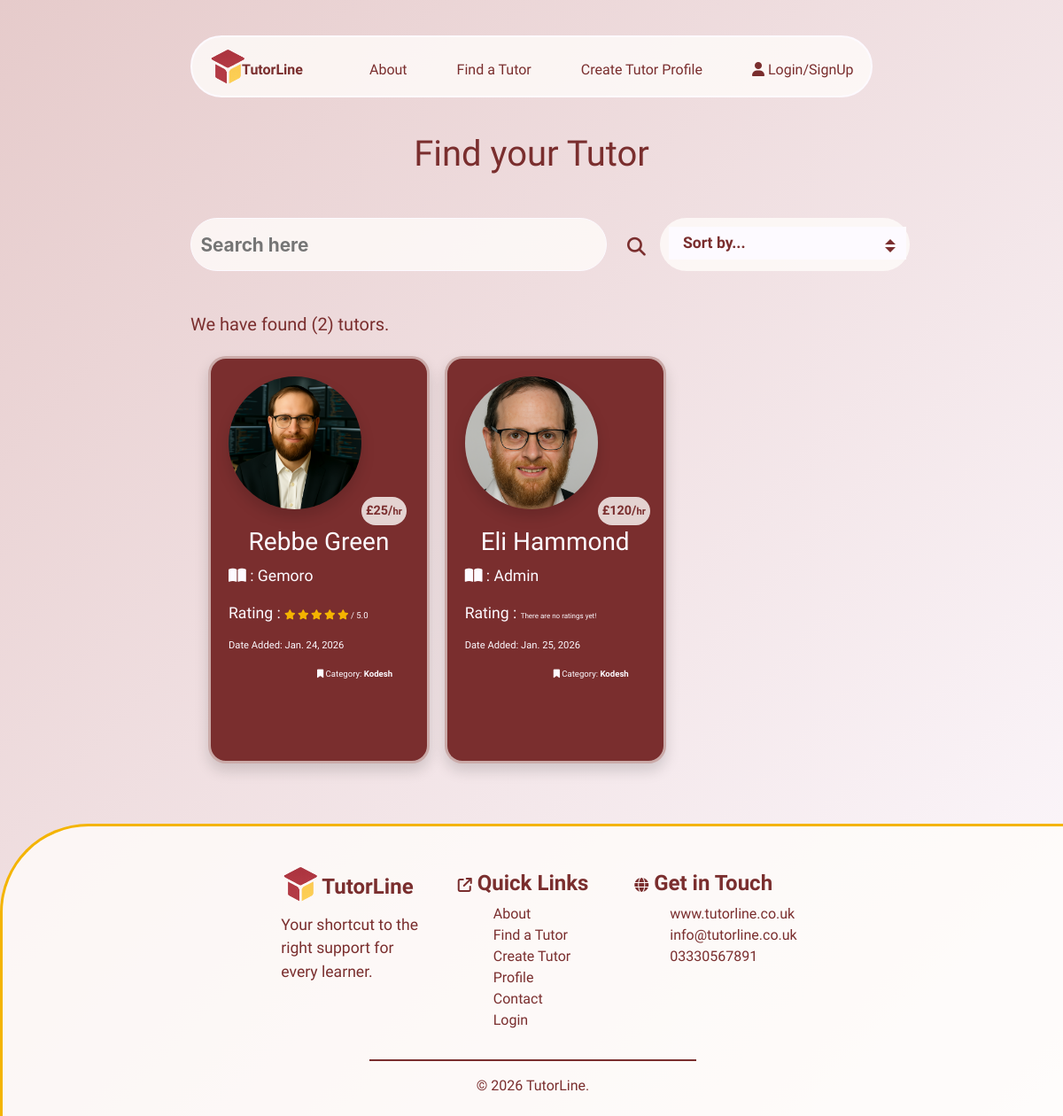
Page /tutors/ on the earlier database version.
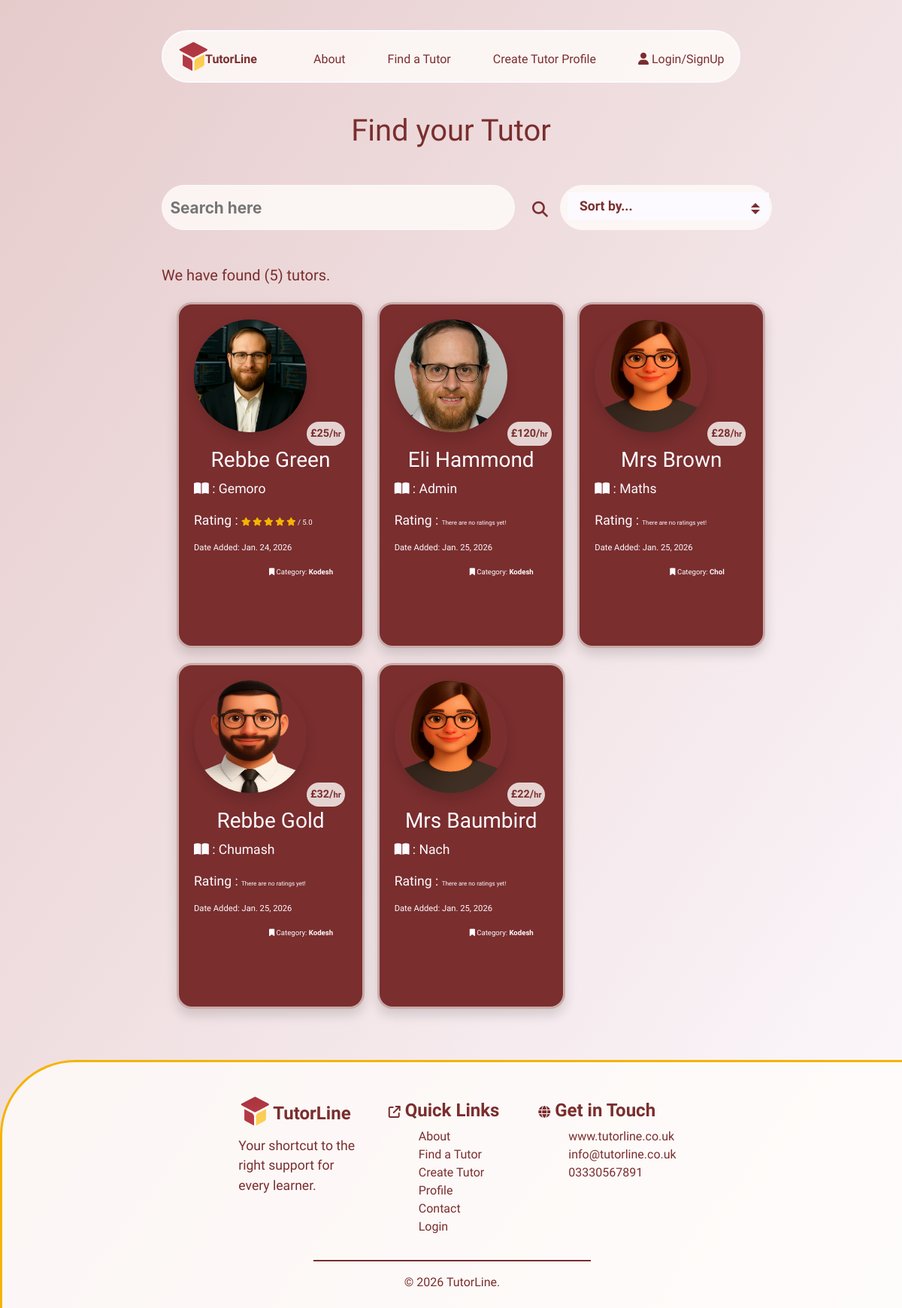
Same page on the later database version.
### tutors/models.py (models this page shows, shortened)
class Tutors(models.Model):
    class Meta:
        verbose_name_plural = "Tutors"
    user = models.ForeignKey(User, on_delete=models.CASCADE, null=True, blank=True)
    name = models.CharField(max_length=254)
    location = models.ForeignKey('Location', null=True, blank=True,
                                 on_delete=models.SET_NULL)
    category = models.ForeignKey('Category', null=True, blank=True,
                                 on_delete=models.SET_NULL)
    date_added = models.DateField(auto_now=True)
    subject = models.CharField(max_length=254)
    price = models.IntegerField()
    active = models.BooleanField(default=True)
    description = models.TextField()
    email = models.EmailField()
    phone = models.CharField(max_length=14)
    rating = models.FloatField(default=0)
    image = models.ImageField(blank=True, null=True)
    is_male = models.BooleanField()
    color_1 = models.IntegerField(default=rand)
    color_2 = models.IntegerField(default=rand)
    color_3 = models.IntegerField(default=rand)

class Category(models.Model):
    class Meta:
        verbose_name_plural = "Categories"
    name = models.CharField(max_length=254)
    def __str__(self):
        return self.name

### tutors/views.py (the view)
# urls.py: path('tutors/', include('tutors.urls')),
def tutors(request):
    tutors = Tutors.objects.all()
    active_tutors = Tutors.objects.filter(active=True)
    if active_tutors.exists():
        tutors = active_tutors
    else:
        tutors = None
    query = None
    sort = request.GET.get('sort')
    if request.GET:
        if 'q' in request.GET:
            query = request.GET['q']
            queries = Q(name__icontains=query) | Q(subject__icontains=query) | Q(category__name__icontains=query) | Q(location__name__icontains=query)
            tutors = tutors.filter(queries)
    if sort == "price_low":
        tutors = tutors.order_by('price')
    elif sort == "price_high":
        tutors = tutors.order_by('-price')
    elif sort == "most_recent":
        tutors = tutors.order_by('-date_added')
    elif sort == "highest_rating":
        tutors = tutors.filter(rating__gt=0).order_by('-rating')
    context = {
                'tutors': tutors,
                'search': query,
                }
    return render(request, 'tutors/tutors.html', context)

### tutors/templates/tutors/tutors.html (shortened to what this page needs)
{% extends "base.html" %}
{% load static %}
{% block extracss%}
<link rel="stylesheet" href="{% static 'css/tutors.css' %}">
{% endblock %}
{% block content %}
    <h1>Find your Tutor</h1>
    <div class="container-fluid mt-5">
        <div class="row">
            <div class="col-1 col-md-2"></div>
            <div class="col-10 col-md-5">
                 <form action="{% url 'tutors' %}" method="GET">
                    <div class="search-bar">
                        <input type="text" class="search-input" name="q" placeholder="Search here">
                        <button class="btn" type="submit"><i class="fas fa-search"></i></button>
                    </div>
                 </form>
            </div>
            <div class="col-1 col-md-5">
                <form action="{% url 'tutors' %}" method="GET">
                    <div class="select-box">
                        <select name="sort" onchange="this.form.submit()">
                            <option value="">Sort by...</option>
                        </select>
                    </div>
                </form>
            </div>
        </div>
    </div>
    <section class="mt-5">
        <div class="container-fluid">
            <div class="row search-results">
                <div class="col-1 col-md-2"></div>
                <div class="col-11 col-md-4">
                    <h5>We have found ({{ tutors.count }}) tutor{% if tutors.count == 1 %}{% else %}s{% endif %}{% if search %}, for <strong>"{{ search }}"</strong>.{% else %}.
                        {% endif %}
                    </h5>
                </div>
                <div class="d-none d-md-block col-md-6"></div>
            </div>
            <div class="row mt-3">
                <div class="col-1 col-md-2"></div>
                <div class="col-10 col-md-8">
                    <div class="row">
                        {% for tutor in tutors %}
                        <div class="col-12 col-md-6 col-lg-4">
                            <a href="{% url 'tutor_details' tutor.id %}">
                                <div class="tutor-card shadow">
                                    {% if tutor.is_male == True %}
                                    {% if tutor.image %}
                                    <img src="{{ tutor.image.url }}" class="image shadow" alt="{{ tutor.name }}">
                                    {% else %}
                                    <img src="/media/placeholder_male2.png" class="image shadow" alt="{{ tutor.name }}">
                                    {% endif %}
                                    {% else %}
                                    <img src="/media/placeholder_female.png" class="image shadow" alt="{{ tutor.name }}">
                                    {% endif %}
                                    <p class="price-stamp">£{{ tutor.price }}/<span class="per-hr">hr</span></p>
                                    <div class="details">
                                        <h3>{{ tutor.name }}</h3>
                                        <p><i class="fa-solid fa-book-open"></i> : {{ tutor.subject }}</p>
                                        <p>
                                            Rating : {% if tutor.rating == 0 %}
                                            <span class="no-rating">There are no ratings yet!</span>
                                            {% else %}
                                            {% if tutor.rating == 5 %}
                                            <i class="fa-solid fa-star r-stars"></i>
                                            <i class="fa-solid fa-star r-stars"></i>
                                            <i class="fa-solid fa-star r-stars"></i>
                                            <i class="fa-solid fa-star r-stars"></i>
                                            <i class="fa-solid fa-star r-stars"></i>
                                            {% elif tutor.rating > 4 %}
                                            <i class="fa-solid fa-star r-stars"></i>
                                            <i class="fa-solid fa-star r-stars"></i>
                                            <i class="fa-solid fa-star r-stars"></i>
                                            <i class="fa-solid fa-star r-stars"></i>
                                            <i class="fa-solid fa-star-half-stroke r-stars"></i>
                                            {% elif tutor.rating == 4 %}
                                            <i class="fa-solid fa-star r-stars"></i>
                                            <i class="fa-solid fa-star r-stars"></i>
                                            <i class="fa-solid fa-star r-stars"></i>
                                            <i class="fa-solid fa-star r-stars"></i>
                                            <i class="fa-regular fa-star r-stars"></i>
                                            {% elif tutor.rating > 3 %}
                                            <i class="fa-solid fa-star r-stars"></i>
                                            <i class="fa-solid fa-star r-stars"></i>
                                            <i class="fa-solid fa-star r-stars"></i>
                                            <i class="fa-solid fa-star-half-stroke r-stars"></i>
                                            <i class="fa-regular fa-star r-stars"></i>
                                            {% elif tutor.rating == 3 %}
                                            <i class="fa-solid fa-star r-stars"></i>
                                            <i class="fa-solid fa-star r-stars"></i>
                                            <i class="fa-solid fa-star r-stars"></i>
                                            <i class="fa-regular fa-star r-stars"></i>
                                            <i class="fa-regular fa-star r-stars"></i>
                                            {% elif tutor.rating > 2 %}
                                            <i class="fa-solid fa-star r-stars"></i>
                                            <i class="fa-solid fa-star r-stars"></i>
                                            <i class="fa-solid fa-star-half-stroke r-stars"></i>
                                            <i class="fa-regular fa-star r-stars"></i>
                                            <i class="fa-regular fa-star r-stars"></i>
                                            {% elif tutor.rating == 2 %}
                                            <i class="fa-solid fa-star r-stars"></i>
                                            <i class="fa-solid fa-star r-stars"></i>
                                            <i class="fa-regular fa-star r-stars"></i>
                                            <i class="fa-regular fa-star r-stars"></i>
                                            <i class="fa-regular fa-star r-stars"></i>
                                            {% elif tutor.rating > 1 %}
                                            <i class="fa-solid fa-star r-stars"></i>
                                            <i class="fa-solid fa-star-half-stroke r-stars"></i>
                                            <i class="fa-regular fa-star r-stars"></i>
                                            <i class="fa-regular fa-star r-stars"></i>
                                            <i class="fa-regular fa-star r-stars"></i>
                                            {% else %}
                                            <i class="fa-solid fa-star r-stars"></i>
                                            <i class="fa-regular fa-star r-stars"></i>
                                            <i class="fa-regular fa-star r-stars"></i>
                                            <i class="fa-regular fa-star r-stars"></i>
                                            <i class="fa-regular fa-star r-stars"></i>
                                            {% endif %}
                                            <span class="rating-num"> / {{ tutor.rating|floatformat:1 }}</span>
                                            {% endif %}
                                        </p>
                                        <p class="date-tag">Date Added: {{ tutor.date_added }}</p>
                                        <p class="category-tag"><i class="fa-solid fa-bookmark"></i> Category: <strong>{{ tutor.category }}</strong></p>
                                    </div>
                                </div>
                            </a>
                        </div>
                        {% endfor %}
                    </div>
                </div>
                <div class="col-1 col-md-2"></div>
            </div>
        </div>
    </section>
{% endblock %}

### templates/base.html (shortened to what this page needs)
{% load static %}
<!doctype html>
<html lang="en">
  <head>
    {% block corecss %}
        <link rel="stylesheet" href="{% static 'css/base.css' %}">
        <link rel="stylesheet" href="{% static 'css/mobile-base.css' %}">
        <link rel="stylesheet" href="{% static 'css/buttons.css' %}">
        <link rel="stylesheet" href="https://cdnjs.cloudflare.com/ajax/libs/font-awesome/6.6.0/css/all.min.css">
        <link rel="stylesheet" href="https://cdnjs.cloudflare.com/ajax/libs/font-awesome/6.6.0/css/all.min.css">
        <link rel="stylesheet" href="https://cdn.jsdelivr.net/npm/bootstrap@4.6.2/dist/css/bootstrap.min.css">
    {% endblock %}
    {% block extracss%}
    {% endblock %}
  </head>
  <body>
    <header>
      <div class="container-fluid">
        <div class="row above-nav"></div>
        <div class="row">
          <div class="col-1 col-lg-2"></div>
          <div class="col-10 col-lg-8" id="nav">
            <ul class="d-none d-md-block nav nav-desktop">
              <li><a href="{% url 'home' %}">
                <img src="/media/logo.png" alt="logo" class="logo"><span class="logo-txt">TutorLine</span>
              </a></li>
              <span class="nav-options">
                <li class="nav-select"><a href="{% url 'about' %}">About</a></li>
                <li class="nav-select"><a href="{% url 'tutors' %}">Find a Tutor</a></li>
                {% if request.user.is_authenticated %}
                <li class="nav-select"><a href="{% url 'create_tutor' user.id %}">Create Tutor Profile</a></li>
                {% else %}
                <li class="nav-select pointer" onclick="profileSignIn()">Create Tutor Profile</li>
                {% endif %}
                <li class="sign-in nav-select">
                  {% if request.user.is_authenticated %}
                  <p><strong>Hi!</strong> {{ user.username }}</p>
                  <div id="sign-in-dropdown">
                    {% if user.is_authenticated and user.is_superuser %}
                      <p class="nav-select"><a href="/admin/">Admin</a></p>
                    {% endif %}
                   <button class="nav-select btn logout-btn" onclick="revealLogout()">Logout</button>
                  </div>
                  {% else %}
                  <i class="fa-solid fa-user"></i>
                   <a href="{% url 'account_login' %}">Login/SignUp</a>
                  {% endif %}
                </li>
              </span>
            </ul>
          </div>
          <div class="col-1 col-lg-2"></div>
        </div>
      </div>
    </header>
    {% block content %}
    {% endblock %}
    <footer>
      <div class="container-fluid footer-area mt-5">
        <div class="row">
          <div class="col-1 col-lg-3"></div>
          <div class="col-3 col-lg-2 me-3">
            <a href="">
              <h4><img src="/media/logo.png" alt="logo" class="footer-logo">
                <strong>TutorLine</strong>
              </h4>
            </a>
            <p>Your shortcut to the right support for every learner.</p>
          </div>
          <div class="col-4 col-lg-2">
            <h4>
              <span class="h6"><i class="fa-solid fa-arrow-up-right-from-square"></i></span>
              <strong>Quick Links</strong>
            </h4>
            <ul class="footer-list">
              <li><a href="{% url 'about' %}">About</a></li>
              <li><a href="{% url 'tutors' %}">Find a Tutor</a></li>
              <li><a href="">Create Tutor Profile</a></li>
              <li><a href="">Contact</a></li>
              {% if request.user.is_authenticated %}
              <li><a href="#nav" role="button" onclick="revealLogout()">Logout</a></li>
              {% else %}
              <li><a href="{% url 'account_login' %}">Login</a></li>
              {% endif %}
            </ul>
          </div>
          <div class="col-3 col-lg2">
            <h4>
              <span class="h6"><i class="fa-solid fa-globe"></i></span>
              <strong>Get in Touch</strong>
            </h4>
            <ul class="footer-list">
              <li>www.tutorline.co.uk</li>
              <li>info@tutorline.co.uk</li>
              <li>03330567891</li>
            </ul>
          </div>
          <div class="col-1 col-lg3"></div>
        </div>
        <div class="row ftr-row">
          <div class="col-4"></div>
          <div class="col-4 text-center">
            <hr>
            &copy; {% now "Y" %} TutorLine.
          </div>
          <div class="col-4"></div>
        </div>
      </div>
    </footer>
  </body>
</html>

Differences in the rows shown:
added Tutors: is_male False (drawn), price "28", name "Mrs Brown", subject "Maths", rating "There are no ratings yet!", date_added "Jan. 25, 2026", category "Chol"
added Tutors: is_male True (drawn), price "32", name "Rebbe Gold", subject "Chumash", rating "There are no ratings yet!", date_added "Jan. 25, 2026", category "Kodesh"
added Tutors: is_male False (drawn), price "22", name "Mrs Baumbird", subject "Nach", rating "There are no ratings yet!", date_added "Jan. 25, 2026", category "Kodesh"
Other differences:
{{ tutors.count }}: "2" → "5"
